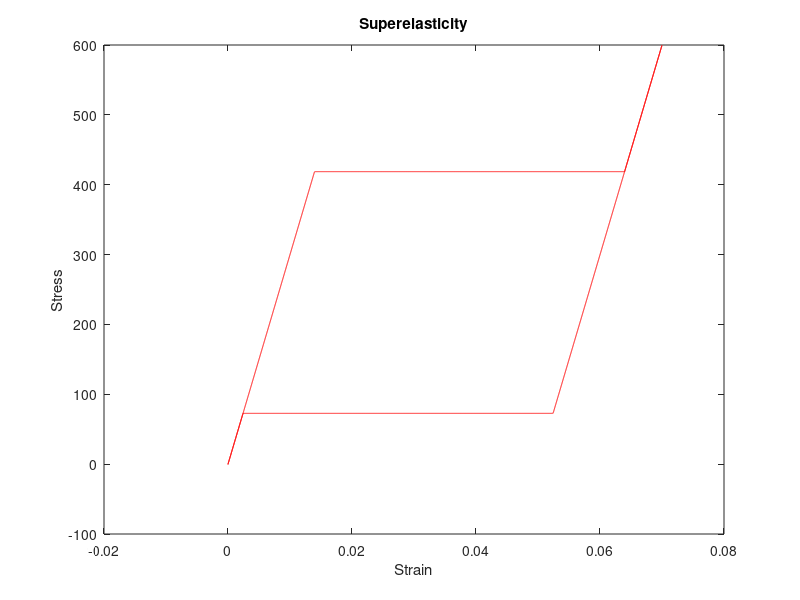

This chart was generated by the following MATLAB code:
% 1D Phenomenological model for superelasticity
% Name: Senthamilaruvi Moorthy
% Date: 4/3/2015

% Definition of material properties

E = 30000; % Young's Modulus of the material
Tas = 310; % Austenite transformation temperature K
Tms = 250; % Martensitic transormation temperature K
Tt = (Tas + Tms)/2; % Equillibrium temperature K
T = 323; % Test temperature K
L = 80; % Latent heat Mj/m^3
la_dot_0 = 20; % Kinetic coefficient in martensite volume evolution
d_la_c = L*(Tas - Tms)/(Tas + Tms); % Critical driving force for phase transformation

% Initializing
n = 10000;
s = zeros(n,1); % Tensile Stress
la = zeros(n,1); % Volume fraction of Martensitic transformation
d_la = zeros(n,1); % driving force
e = zeros(n,1); % Strain
em = zeros(n,1); % Martensitic strain
de = 0.000014;
emc = 0.033; % Martensitic compressive
emt = 0.05; % Martensitic tensile
t = (0.00014*n); % total time in seconds
dt = t/n; % time steps


% Program

% Tension 

% Elastic predictor
for i = 1:n
    if i == floor(n/2)
        de = -1*de;
    end
    e(i+1) = e(i)+ de;
    s(i+1) = E*(e(i+1) - la(i)*em(i));
    % em based on tension/Compression
    if  s(i+1) > 0;
        em(i+1) = emt;
    else
        em(i+1) = emc;
    end
    
    % Calculating driving force
    d_la(i+1) =  s(i+1)*em(i+1) - (L/Tt)*(T - Tt);
    
    % Calculate Martensite volume fraction
    
    % Forward transformation
    
    if d_la(i+1) > d_la_c && la(i) < 1
        la(i+1) = la(i) + la_dot_0*(d_la(i) - d_la_c)*dt;
        
    % Reverse transformation
    
    elseif d_la(i+1) < -d_la_c && la(i) > 0
        la(i+1) = la(i) + la_dot_0*(d_la(i) + d_la_c)*dt;
        
    % No transformation
     
    else 
        la(i+1) = la(i);
    end
    
    % Transformation corrector
    
    s(i+1) = E*(e(i+1) - la(i+1)*em(i+1));
end



% Plotting

plot(e,s,'r');
hold on
xlabel('Strain');
ylabel('Stress');
title('Superelasticity');



    
    



